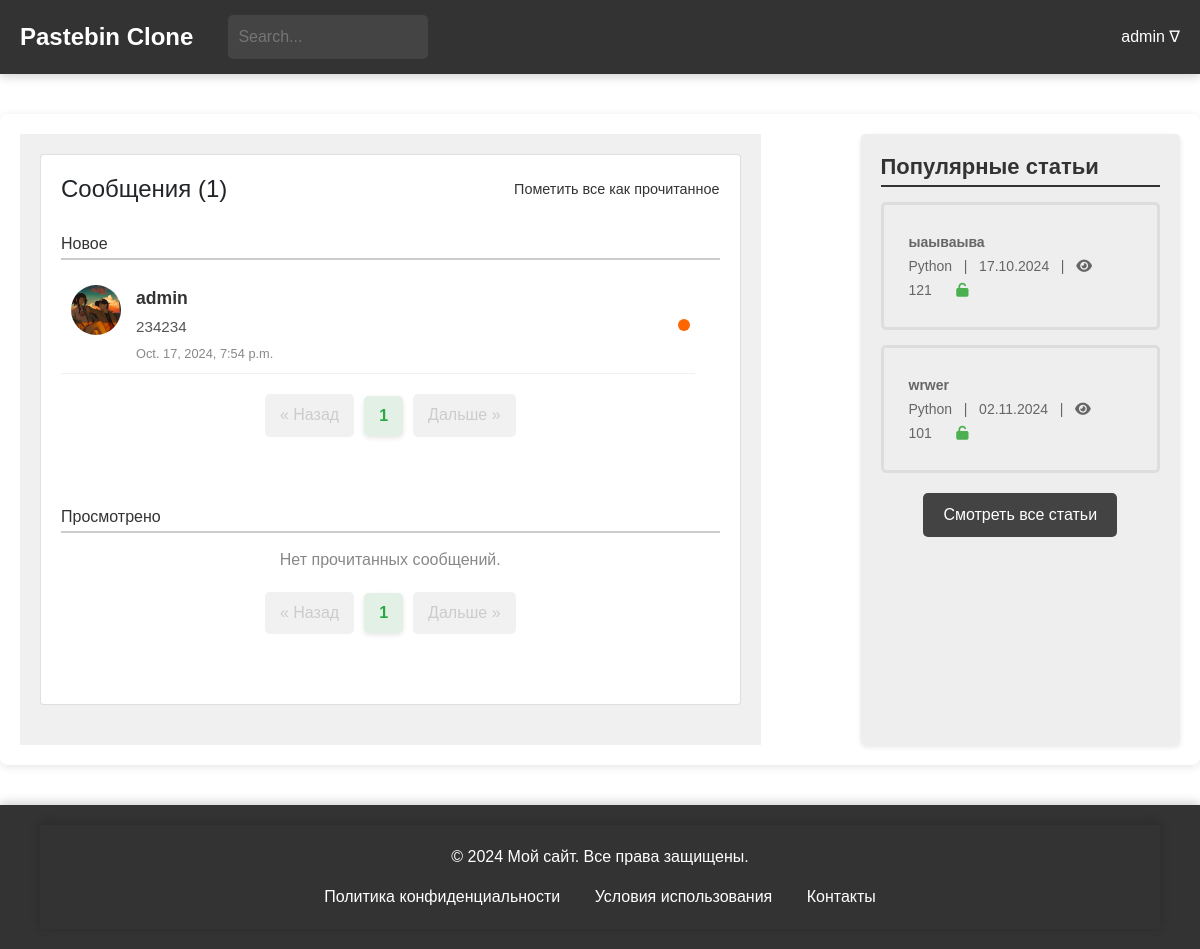
/general/messages/ (signed in), run on an earlier commit of the app's database.
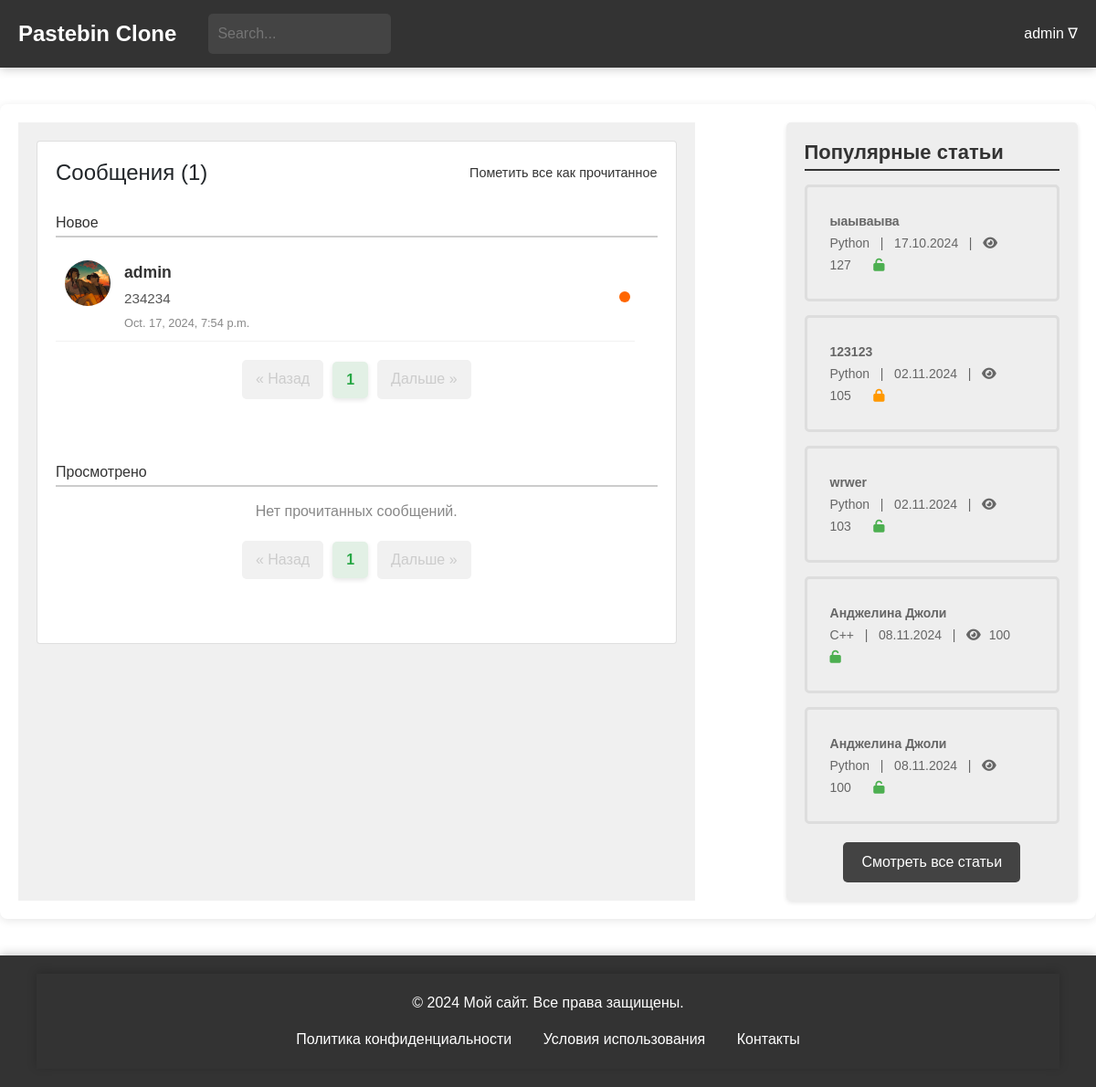
And on a later commit of the database.
### general/models.py (models this page shows, shortened)
class Messages(models.Model):
    user = models.ForeignKey(CustomUser, on_delete=models.CASCADE, related_name='message_receiver', default=None)
    sender = models.ForeignKey(CustomUser, on_delete=models.CASCADE, related_name='message_sender', default=None)
    post = models.ForeignKey(Paste, on_delete=models.CASCADE)
    text = models.TextField()
    send_time = models.DateTimeField(auto_now_add=True)
    is_checked = models.BooleanField(default=False)
    class Meta:
        verbose_name = 'Сообщение'
        verbose_name_plural = 'Сообщения'

### users/models.py (models this page shows)
class CustomUser(AbstractUser):
    bio = models.TextField(blank=True, null=True)
    favorites = models.ManyToManyField('blog.Paste', related_name='favorited_by', blank=True)
    address = models.CharField(max_length=100, blank=True, null=True)
    avatar = models.ImageField(upload_to='avatars/', blank=True, null=True)
    groups = models.ManyToManyField(
        'auth.Group',
        related_name='customuser_set',
        blank=True
    )
    user_permissions = models.ManyToManyField(
        'auth.Permission',
        related_name='customuser_set',
        blank=True
    )
    def __str__(self):
        return self.username
    class Meta:
        verbose_name = "Пользователь"
        verbose_name_plural = "Пользователи"

### blog/models.py (models this page shows, shortened)
class Paste(models.Model):
    ACCESS_STATUS_CHOICES = [
        (0, 'Private'),
        (1, 'Public'),
        (2, 'Draft'),
    ]
    TIME_LIVE_CHOICES = [
        (None, 'Никогда'),
        (timedelta(minutes=2), 'Через 2 минуты'),
        (timedelta(hours=1), 'Через 1 час'),
        (timedelta(days=1), 'Через 1 день'),
        (timedelta(weeks=1), 'Через 1 неделю'),
    ]
    title = models.CharField(max_length=200)
    content = models.TextField()
    author = models.ForeignKey(User, on_delete=models.CASCADE)
    created_at = models.DateTimeField(auto_now_add=True)
    updated_at = models.DateTimeField(auto_now=True)
    slug = models.UUIDField(default=uuid.uuid4, editable=False, unique=True)
    tags = models.ManyToManyField(Tag, related_name='posts')
    category = models.ForeignKey(Category, on_delete=models.SET_NULL, null=True)
    access_status = models.IntegerField(choices=ACCESS_STATUS_CHOICES, default=1)
    time_live = models.DurationField(null=True, blank=True)
    password = models.CharField(max_length=100, null=True, blank=True)
    is_delete_after_read = models.BooleanField(default=False)
    views_count = models.PositiveIntegerField(default=100)
    def get_formatted_created_at(self):
        return self.created_at.strftime('%d.%m.%Y')
    class Meta:
        verbose_name = 'Паста'
        verbose_name_plural = 'Паста'

class Category(models.Model):
    name = models.CharField(max_length=30, unique=True)
    parent = models.ForeignKey(
        'self',
        on_delete=models.CASCADE,
        null=True, blank=True,
        related_name='subcategories'
    )
    def __str__(self):
        return self.name
    class Meta:
        verbose_name = 'Категория'
        verbose_name_plural = 'Категории'

### general/views.py (the view)
# urls.py: path('messages/', views.messages, name='messages'),
def messages(request):
    mess = Messages.objects.all().filter(user=request.user)
    unread_messages = mess.filter(is_checked=False)
    read_messages = mess.filter(is_checked=True)
    unread_paginator = Paginator(unread_messages, 4)  # 10 сообщений на страницу
    unread_page_number = request.GET.get('unread_page')
    unread_page_obj = unread_paginator.get_page(unread_page_number)
    read_paginator = Paginator(read_messages, 4)  # 10 сообщений на страницу
    read_page_number = request.GET.get('read_page')
    read_page_obj = read_paginator.get_page(read_page_number)
    popular_posts = Paste.objects.order_by('-views_count')[:5]
    return render(request, 'messages.html', {
        'popular_posts': popular_posts,
        'unread_messages': unread_page_obj,
        'read_messages': read_page_obj,
    })

### general/context_processors.py (called while the page is built)
def unread_counts(request):
    if request.user.is_authenticated:
        unread_messages_count = Messages.objects.filter(user=request.user, is_checked=False).count()
        unread_notifications_count = Notifications.objects.filter(user=request.user, is_checked=False).count()
    else:
        unread_messages_count = 0
        unread_notifications_count = 0
    return {
        'unread_messages_count': unread_messages_count,
        'unread_notifications_count': unread_notifications_count,
    }

### general/templates/messages.html (shortened to what the changed rows need)
{% extends 'blog/temps/base.html' %}
{% load static %}
{% block head %}
<link href="https://stackpath.bootstrapcdn.com/bootstrap/4.5.2/css/bootstrap.min.css" rel="stylesheet">
<link rel="stylesheet" href="https://cdnjs.cloudflare.com/ajax/libs/font-awesome/5.15.1/css/all.min.css">
<link rel="stylesheet" type="text/css" href="{% static 'css/user_profile.css' %}">
<link rel="stylesheet" type="text/css" href="{% static 'css/messages.css' %}">
{% endblock %}
{% block content %}
<main>
    <div class="main-container">
        <div class="left-block">
            <div class="card messages-block">
                <div class="card-body">
                    <div class="messages-section">
                        <ul class="messages-list">
                            {% for message in unread_messages %}
                            <li class="message-item">
                                <a href="{% url 'general:mark-message-read' message.id %}" class="message-link">
                                    <div class="message-avatar">
                                        <img src="{% if message.sender.avatar %}{{ message.sender.avatar.url }}{% else %}https://th.bing.com/th/id/OIP.0TsJGYhWWOy_hBFOH0hX-gHaHa?rs=1&pid=ImgDetMain{% endif %}"
                                             alt="Avatar" class="avatar-img">
                                    </div>
                                    <div class="message-content">
                                        <span class="message-sender">{{ message.sender }}</span>
                                        <p class="message-text">{{ message.text }}</p>
                                        <span class="message-time">{{ message.send_time }}</span>
                                    </div>
                                    <span class="notification-badge"></span>
                                </a>
                            </li>
                            {% empty %}
                            <p class="no-messages">Нет новых сообщений.</p>
                            {% endfor %}
                        </ul>
                        {% include 'temps/messages_paginator_unread.html' %}
                    </div>
                    <div class="messages-section">
                        {% include 'temps/messages_paginator_read.html' %}
                    </div>
                </div>
            </div>
        </div>
        {% include 'blog/temps/popular_posts.html' %}
    </div>
</main>
{% endblock %}

### blog/templates/blog/temps/popular_posts.html
{% load static %}
<head>
    <link rel="stylesheet" type="text/css" href="{% static 'css/popular_posts.css' %}">
    <link rel="stylesheet" href="https://cdnjs.cloudflare.com/ajax/libs/font-awesome/6.0.0-beta3/css/all.min.css">
</head>
<div class="right-block">
    <h2>Популярные статьи</h2>
    <ul>
        {% for popular_post in popular_posts %}
        <li>
            <a href="{% url 'blog:post-detail' popular_post.slug %}">
                <span class="article-title">{{popular_post.title}}</span>
                <br>
                <span class="article-meta">{{ popular_post.category }} &nbsp; | &nbsp; {{ popular_post.get_formatted_created_at }} &nbsp; |  &nbsp;
                                    <i class="fa fa-eye"></i> <span
                            class="view-count">{{popular_post.views_count}}</span></span>
                {% if popular_post.password %}
                <span><i class="fa fa-lock" aria-hidden="true" style="color: #FF9800;"></i></span>
                {% else %}
                <span><i class="fa fa-unlock" aria-hidden="true" style="color: #4CAF50;"></i></span>
                {% endif %}
            </a>
        </li>
        {% endfor %}
    </ul>
     <div class="all-posts-link">
        <a href="{% url 'blog:posts-check' %}">Смотреть все статьи</a>
    </div>
</div>

What changed in the data, as far as the page shows it:
changed Paste "ыаываыва": views_count "121" → "127"
added Paste: title "123123", category "Python", get_formatted_created_at "02.11.2024", views_count "105"
changed Paste "wrwer": views_count "101" → "103"
added Paste: title "Анджелина Джоли", category "С++", get_formatted_created_at "08.11.2024", views_count "100"
added Paste: title "Анджелина Джоли", category "Python", get_formatted_created_at "08.11.2024", views_count "100"
